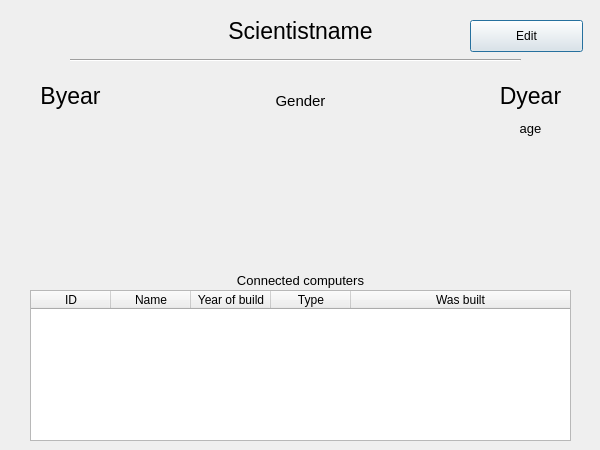
<?xml version="1.0" encoding="UTF-8"?>
<ui version="4.0">
 <class>ViewScientistDialog</class>
 <widget class="QDialog" name="ViewScientistDialog">
  <property name="geometry">
   <rect>
    <x>0</x>
    <y>0</y>
    <width>600</width>
    <height>450</height>
   </rect>
  </property>
  <property name="sizePolicy">
   <sizepolicy hsizetype="Maximum" vsizetype="Maximum">
    <horstretch>0</horstretch>
    <verstretch>0</verstretch>
   </sizepolicy>
  </property>
  <property name="maximumSize">
   <size>
    <width>600</width>
    <height>450</height>
   </size>
  </property>
  <property name="windowTitle">
   <string>Additional information</string>
  </property>
  <property name="windowIcon">
   <iconset resource="resources.qrc">
    <normaloff>:/icons/scientist.jpg</normaloff>:/icons/scientist.jpg</iconset>
  </property>
  <property name="toolTipDuration">
   <number>6</number>
  </property>
  <widget class="QLabel" name="scientist_name">
   <property name="geometry">
    <rect>
     <x>20</x>
     <y>10</y>
     <width>561</width>
     <height>41</height>
    </rect>
   </property>
   <property name="font">
    <font>
     <pointsize>17</pointsize>
    </font>
   </property>
   <property name="text">
    <string>Scientistname</string>
   </property>
   <property name="alignment">
    <set>Qt::AlignCenter</set>
   </property>
  </widget>
  <widget class="Line" name="name_line">
   <property name="geometry">
    <rect>
     <x>70</x>
     <y>50</y>
     <width>451</width>
     <height>20</height>
    </rect>
   </property>
   <property name="orientation">
    <enum>Qt::Horizontal</enum>
   </property>
  </widget>
  <widget class="QLabel" name="born_year">
   <property name="geometry">
    <rect>
     <x>30</x>
     <y>80</y>
     <width>81</width>
     <height>31</height>
    </rect>
   </property>
   <property name="font">
    <font>
     <pointsize>17</pointsize>
    </font>
   </property>
   <property name="text">
    <string>Byear</string>
   </property>
   <property name="alignment">
    <set>Qt::AlignCenter</set>
   </property>
  </widget>
  <widget class="QLabel" name="dead_year">
   <property name="geometry">
    <rect>
     <x>490</x>
     <y>80</y>
     <width>81</width>
     <height>31</height>
    </rect>
   </property>
   <property name="font">
    <font>
     <pointsize>17</pointsize>
    </font>
   </property>
   <property name="text">
    <string>Dyear</string>
   </property>
   <property name="alignment">
    <set>Qt::AlignCenter</set>
   </property>
  </widget>
  <widget class="QLabel" name="aged">
   <property name="geometry">
    <rect>
     <x>490</x>
     <y>120</y>
     <width>81</width>
     <height>16</height>
    </rect>
   </property>
   <property name="font">
    <font>
     <pointsize>10</pointsize>
    </font>
   </property>
   <property name="text">
    <string>age</string>
   </property>
   <property name="alignment">
    <set>Qt::AlignCenter</set>
   </property>
  </widget>
  <widget class="QLabel" name="gender">
   <property name="geometry">
    <rect>
     <x>110</x>
     <y>80</y>
     <width>381</width>
     <height>41</height>
    </rect>
   </property>
   <property name="font">
    <font>
     <pointsize>11</pointsize>
    </font>
   </property>
   <property name="text">
    <string>Gender</string>
   </property>
   <property name="alignment">
    <set>Qt::AlignCenter</set>
   </property>
  </widget>
  <widget class="QLabel" name="label">
   <property name="geometry">
    <rect>
     <x>25</x>
     <y>270</y>
     <width>551</width>
     <height>20</height>
    </rect>
   </property>
   <property name="font">
    <font>
     <pointsize>10</pointsize>
    </font>
   </property>
   <property name="text">
    <string>Connected computers</string>
   </property>
   <property name="alignment">
    <set>Qt::AlignCenter</set>
   </property>
  </widget>
  <widget class="QTableWidget" name="computer_table">
   <property name="geometry">
    <rect>
     <x>30</x>
     <y>290</y>
     <width>541</width>
     <height>151</height>
    </rect>
   </property>
   <property name="sizePolicy">
    <sizepolicy hsizetype="Preferred" vsizetype="Expanding">
     <horstretch>0</horstretch>
     <verstretch>0</verstretch>
    </sizepolicy>
   </property>
   <property name="font">
    <font>
     <weight>50</weight>
     <bold>false</bold>
    </font>
   </property>
   <property name="cursor" stdset="0">
    <cursorShape>PointingHandCursor</cursorShape>
   </property>
   <property name="contextMenuPolicy">
    <enum>Qt::CustomContextMenu</enum>
   </property>
   <property name="acceptDrops">
    <bool>false</bool>
   </property>
   <property name="sizeAdjustPolicy">
    <enum>QAbstractScrollArea::AdjustToContents</enum>
   </property>
   <property name="alternatingRowColors">
    <bool>true</bool>
   </property>
   <property name="selectionMode">
    <enum>QAbstractItemView::SingleSelection</enum>
   </property>
   <property name="selectionBehavior">
    <enum>QAbstractItemView::SelectRows</enum>
   </property>
   <property name="textElideMode">
    <enum>Qt::ElideRight</enum>
   </property>
   <property name="showGrid">
    <bool>false</bool>
   </property>
   <property name="wordWrap">
    <bool>true</bool>
   </property>
   <attribute name="horizontalHeaderCascadingSectionResizes">
    <bool>false</bool>
   </attribute>
   <attribute name="horizontalHeaderDefaultSectionSize">
    <number>80</number>
   </attribute>
   <attribute name="horizontalHeaderHighlightSections">
    <bool>false</bool>
   </attribute>
   <attribute name="horizontalHeaderMinimumSectionSize">
    <number>20</number>
   </attribute>
   <attribute name="horizontalHeaderShowSortIndicator" stdset="0">
    <bool>false</bool>
   </attribute>
   <attribute name="horizontalHeaderStretchLastSection">
    <bool>true</bool>
   </attribute>
   <attribute name="verticalHeaderVisible">
    <bool>false</bool>
   </attribute>
   <attribute name="verticalHeaderMinimumSectionSize">
    <number>19</number>
   </attribute>
   <attribute name="verticalHeaderStretchLastSection">
    <bool>false</bool>
   </attribute>
   <column>
    <property name="text">
     <string notr="true">ID</string>
    </property>
   </column>
   <column>
    <property name="text">
     <string>Name</string>
    </property>
   </column>
   <column>
    <property name="text">
     <string>Year of build</string>
    </property>
   </column>
   <column>
    <property name="text">
     <string>Type</string>
    </property>
   </column>
   <column>
    <property name="text">
     <string>Was built</string>
    </property>
   </column>
  </widget>
  <widget class="QPushButton" name="Edit_button">
   <property name="geometry">
    <rect>
     <x>470</x>
     <y>20</y>
     <width>113</width>
     <height>32</height>
    </rect>
   </property>
   <property name="text">
    <string>Edit</string>
   </property>
  </widget>
 </widget>
 <resources>
  <include location="resources.qrc"/>
 </resources>
 <connections/>
</ui>
